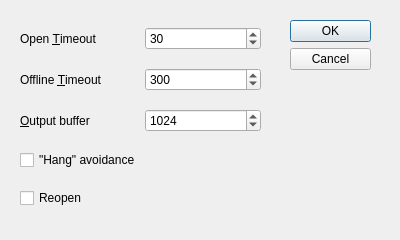
<?xml version="1.0" encoding="UTF-8"?>
<ui version="4.0">
 <class>parparams</class>
 <widget class="QDialog" name="parparams">
  <property name="geometry">
   <rect>
    <x>0</x>
    <y>0</y>
    <width>400</width>
    <height>240</height>
   </rect>
  </property>
  <property name="windowTitle">
   <string>Parallel port parameters</string>
  </property>
  <widget class="QDialogButtonBox" name="buttonBox">
   <property name="geometry">
    <rect>
     <x>290</x>
     <y>20</y>
     <width>81</width>
     <height>241</height>
    </rect>
   </property>
   <property name="orientation">
    <enum>Qt::Vertical</enum>
   </property>
   <property name="standardButtons">
    <set>QDialogButtonBox::Cancel|QDialogButtonBox::Ok</set>
   </property>
  </widget>
  <widget class="QWidget" name="layoutWidget">
   <property name="geometry">
    <rect>
     <x>20</x>
     <y>19</y>
     <width>241</width>
     <height>201</height>
    </rect>
   </property>
   <layout class="QGridLayout" name="gridLayout">
    <property name="horizontalSpacing">
     <number>8</number>
    </property>
    <property name="verticalSpacing">
     <number>10</number>
    </property>
    <item row="0" column="1">
     <widget class="QSpinBox" name="opento">
      <property name="toolTip">
       <string>Timeout trying to open serial port before deciding it's offline</string>
      </property>
      <property name="maximum">
       <number>65535</number>
      </property>
      <property name="value">
       <number>30</number>
      </property>
     </widget>
    </item>
    <item row="1" column="0">
     <widget class="QLabel" name="label_4">
      <property name="text">
       <string>Offline &amp;Timeout</string>
      </property>
      <property name="buddy">
       <cstring>offlineto</cstring>
      </property>
     </widget>
    </item>
    <item row="1" column="1">
     <widget class="QSpinBox" name="offlineto">
      <property name="toolTip">
       <string>Timeout when trying to write to device before deciding it's offline</string>
      </property>
      <property name="maximum">
       <number>65535</number>
      </property>
      <property name="value">
       <number>300</number>
      </property>
     </widget>
    </item>
    <item row="2" column="0">
     <widget class="QLabel" name="label_5">
      <property name="text">
       <string>&amp;Output buffer</string>
      </property>
      <property name="buddy">
       <cstring>outbuffer</cstring>
      </property>
     </widget>
    </item>
    <item row="2" column="1">
     <widget class="QSpinBox" name="outbuffer">
      <property name="toolTip">
       <string>Output buffer size</string>
      </property>
      <property name="minimum">
       <number>1</number>
      </property>
      <property name="maximum">
       <number>1048576</number>
      </property>
      <property name="singleStep">
       <number>1024</number>
      </property>
      <property name="value">
       <number>1024</number>
      </property>
     </widget>
    </item>
    <item row="3" column="0" colspan="2">
     <widget class="QCheckBox" name="canhang">
      <property name="toolTip">
       <string>Try to avoid system hangup when devices locked</string>
      </property>
      <property name="text">
       <string>&quot;Hang&quot; avoidance</string>
      </property>
     </widget>
    </item>
    <item row="4" column="0" colspan="2">
     <widget class="QCheckBox" name="reopen">
      <property name="toolTip">
       <string>Close and reopen device after each job</string>
      </property>
      <property name="text">
       <string>Reopen</string>
      </property>
     </widget>
    </item>
    <item row="0" column="0">
     <widget class="QLabel" name="label_3">
      <property name="text">
       <string>Open &amp;Timeout</string>
      </property>
      <property name="buddy">
       <cstring>opento</cstring>
      </property>
     </widget>
    </item>
   </layout>
  </widget>
 </widget>
 <tabstops>
  <tabstop>opento</tabstop>
  <tabstop>offlineto</tabstop>
  <tabstop>outbuffer</tabstop>
  <tabstop>canhang</tabstop>
  <tabstop>reopen</tabstop>
  <tabstop>buttonBox</tabstop>
 </tabstops>
 <resources/>
 <connections>
  <connection>
   <sender>buttonBox</sender>
   <signal>accepted()</signal>
   <receiver>parparams</receiver>
   <slot>accept()</slot>
   <hints>
    <hint type="sourcelabel">
     <x>248</x>
     <y>254</y>
    </hint>
    <hint type="destinationlabel">
     <x>157</x>
     <y>274</y>
    </hint>
   </hints>
  </connection>
  <connection>
   <sender>buttonBox</sender>
   <signal>rejected()</signal>
   <receiver>parparams</receiver>
   <slot>reject()</slot>
   <hints>
    <hint type="sourcelabel">
     <x>316</x>
     <y>260</y>
    </hint>
    <hint type="destinationlabel">
     <x>286</x>
     <y>274</y>
    </hint>
   </hints>
  </connection>
 </connections>
</ui>
